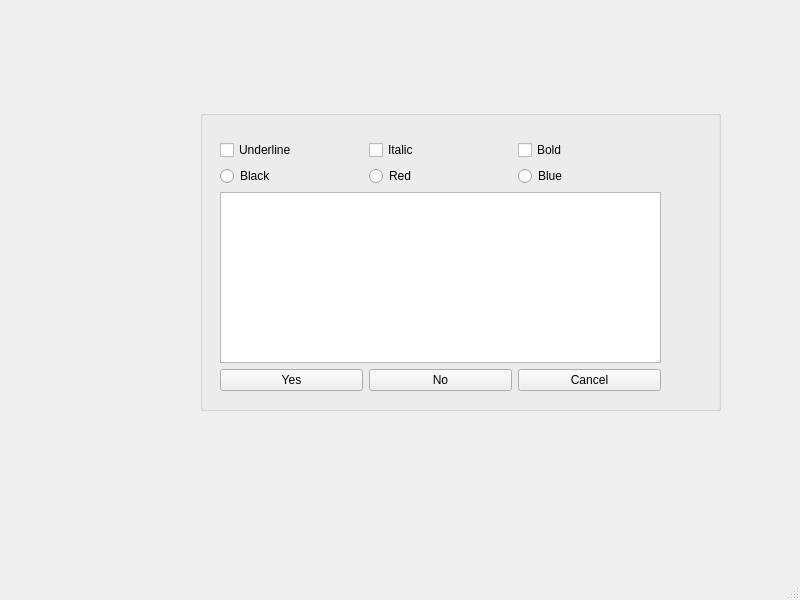
<?xml version="1.0" encoding="UTF-8"?>
<ui version="4.0">
 <class>MainWindow</class>
 <widget class="QMainWindow" name="MainWindow">
  <property name="geometry">
   <rect>
    <x>0</x>
    <y>0</y>
    <width>800</width>
    <height>600</height>
   </rect>
  </property>
  <property name="windowTitle">
   <string>MainWindow</string>
  </property>
  <widget class="QWidget" name="centralwidget">
   <widget class="QGroupBox" name="groupBox">
    <property name="geometry">
     <rect>
      <x>200</x>
      <y>110</y>
      <width>521</width>
      <height>301</height>
     </rect>
    </property>
    <property name="title">
     <string/>
    </property>
    <widget class="QWidget" name="verticalLayoutWidget">
     <property name="geometry">
      <rect>
       <x>20</x>
       <y>30</y>
       <width>441</width>
       <height>251</height>
      </rect>
     </property>
     <layout class="QVBoxLayout" name="verticalLayout">
      <item>
       <layout class="QHBoxLayout" name="horizontalLayout">
        <item>
         <widget class="QCheckBox" name="checkBox_1">
          <property name="text">
           <string>Underline</string>
          </property>
         </widget>
        </item>
        <item>
         <widget class="QCheckBox" name="checkBox_2">
          <property name="text">
           <string>Italic</string>
          </property>
         </widget>
        </item>
        <item>
         <widget class="QCheckBox" name="checkBox_3">
          <property name="text">
           <string>Bold</string>
          </property>
         </widget>
        </item>
       </layout>
      </item>
      <item>
       <layout class="QHBoxLayout" name="horizontalLayout_2">
        <item>
         <widget class="QRadioButton" name="radioButton_1">
          <property name="text">
           <string>Black</string>
          </property>
         </widget>
        </item>
        <item>
         <widget class="QRadioButton" name="radioButton_2">
          <property name="text">
           <string>Red</string>
          </property>
         </widget>
        </item>
        <item>
         <widget class="QRadioButton" name="radioButton_3">
          <property name="text">
           <string>Blue</string>
          </property>
         </widget>
        </item>
       </layout>
      </item>
      <item>
       <widget class="QTextEdit" name="textEdit">
        <property name="html">
         <string>&lt;!DOCTYPE HTML PUBLIC &quot;-//W3C//DTD HTML 4.0//EN&quot; &quot;http://www.w3.org/TR/REC-html40/strict.dtd&quot;&gt;
&lt;html&gt;&lt;head&gt;&lt;meta name=&quot;qrichtext&quot; content=&quot;1&quot; /&gt;&lt;style type=&quot;text/css&quot;&gt;
p, li { white-space: pre-wrap; }
&lt;/style&gt;&lt;/head&gt;&lt;body style=&quot; font-family:'SimSun'; font-size:9pt; font-weight:400; font-style:normal;&quot;&gt;
&lt;p style=&quot;-qt-paragraph-type:empty; margin-top:0px; margin-bottom:0px; margin-left:0px; margin-right:0px; -qt-block-indent:0; text-indent:0px; font-family:'SimSun';&quot;&gt;&lt;br /&gt;&lt;/p&gt;&lt;/body&gt;&lt;/html&gt;</string>
        </property>
       </widget>
      </item>
      <item>
       <layout class="QHBoxLayout" name="horizontalLayout_3">
        <item>
         <widget class="QPushButton" name="pushButton_1">
          <property name="text">
           <string>Yes</string>
          </property>
         </widget>
        </item>
        <item>
         <widget class="QPushButton" name="pushButton_2">
          <property name="text">
           <string>No</string>
          </property>
         </widget>
        </item>
        <item>
         <widget class="QPushButton" name="pushButton_3">
          <property name="text">
           <string>Cancel</string>
          </property>
         </widget>
        </item>
       </layout>
      </item>
     </layout>
    </widget>
   </widget>
  </widget>
  <widget class="QMenuBar" name="menubar">
   <property name="geometry">
    <rect>
     <x>0</x>
     <y>0</y>
     <width>800</width>
     <height>21</height>
    </rect>
   </property>
  </widget>
  <widget class="QStatusBar" name="statusbar"/>
 </widget>
 <resources/>
 <connections>
  <connection>
   <sender>pushButton_1</sender>
   <signal>clicked()</signal>
   <receiver>MainWindow</receiver>
   <slot>close()</slot>
   <hints>
    <hint type="sourcelabel">
     <x>292</x>
     <y>399</y>
    </hint>
    <hint type="destinationlabel">
     <x>399</x>
     <y>299</y>
    </hint>
   </hints>
  </connection>
  <connection>
   <sender>pushButton_2</sender>
   <signal>clicked()</signal>
   <receiver>MainWindow</receiver>
   <slot>close()</slot>
   <hints>
    <hint type="sourcelabel">
     <x>463</x>
     <y>399</y>
    </hint>
    <hint type="destinationlabel">
     <x>172</x>
     <y>243</y>
    </hint>
   </hints>
  </connection>
  <connection>
   <sender>pushButton_3</sender>
   <signal>clicked()</signal>
   <receiver>MainWindow</receiver>
   <slot>close()</slot>
   <hints>
    <hint type="sourcelabel">
     <x>555</x>
     <y>401</y>
    </hint>
    <hint type="destinationlabel">
     <x>751</x>
     <y>280</y>
    </hint>
   </hints>
  </connection>
 </connections>
</ui>
